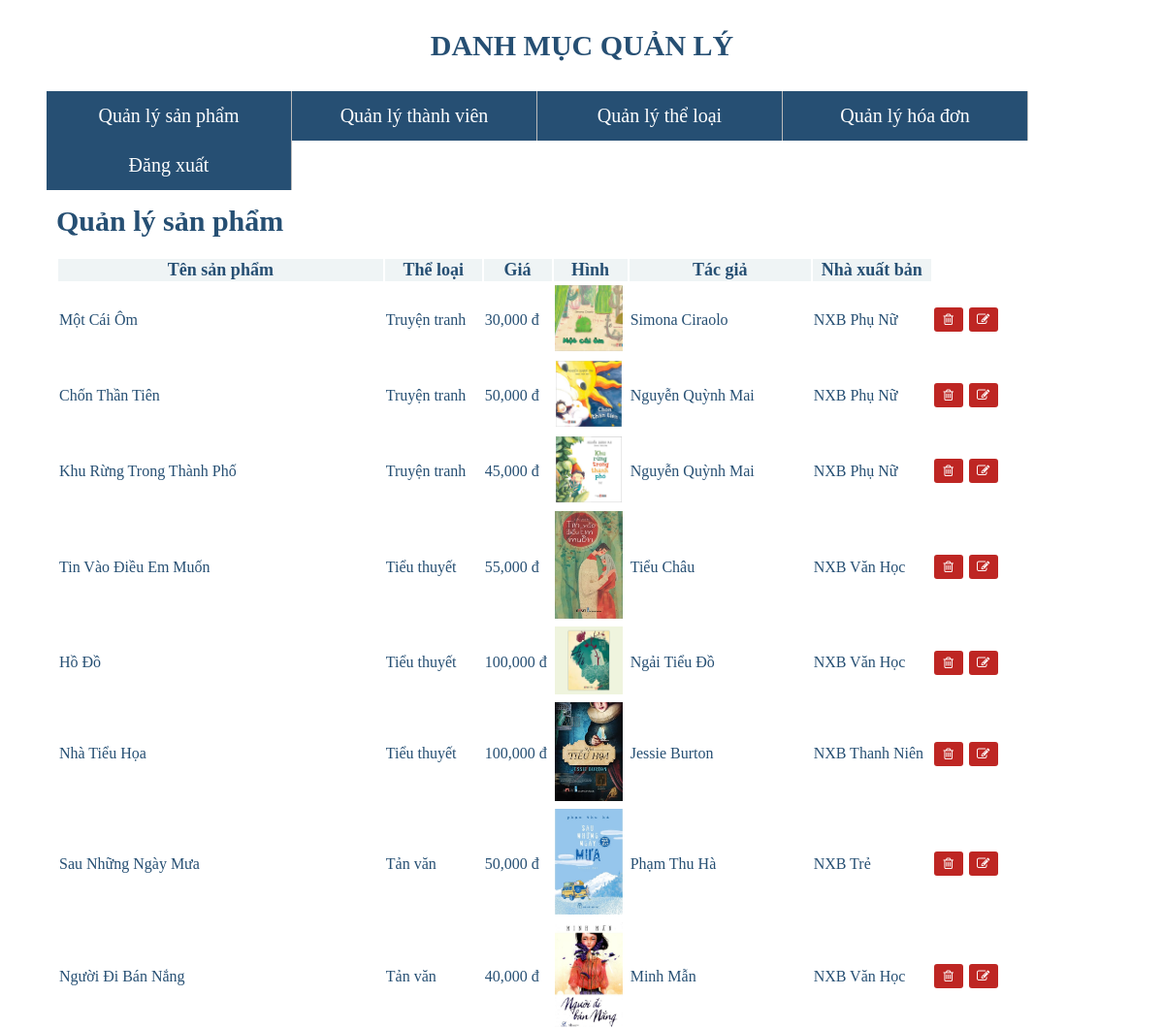
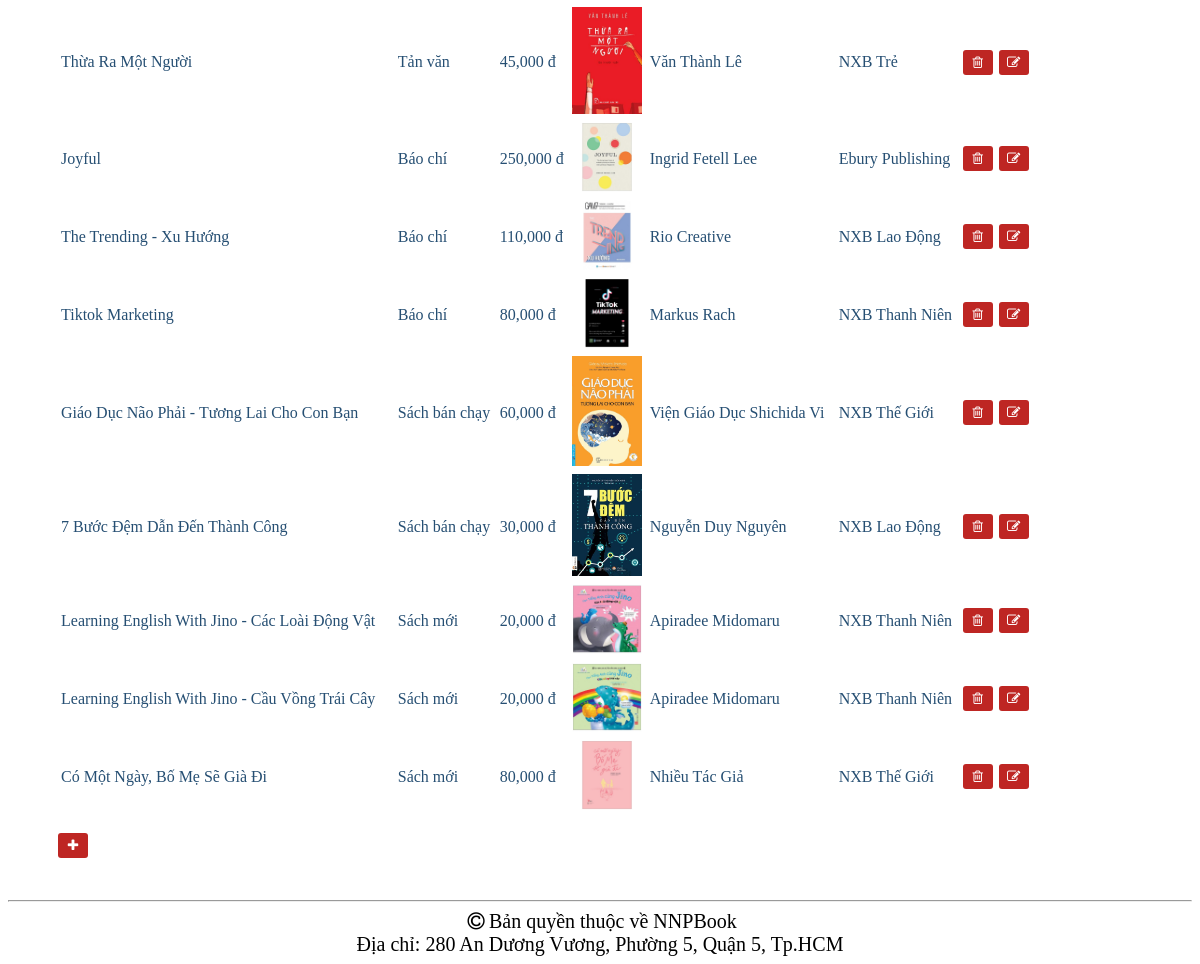
The app's page /admin.php with its own data (2 pictures, top to bottom).
### tables this page shows
CREATE TABLE `sach` (
  `MaSach` int(11) NOT NULL,
  `MaLoai` int(11) NOT NULL,
  `TenSach` varchar(100) NOT NULL,
  `GiaBan` int(11) NOT NULL,
  `GiamGia` int(11) DEFAULT NULL,
  `MoTa` varchar(250) DEFAULT NULL,
  `TacGia` varchar(100) NOT NULL,
  `NXB` varchar(200) NOT NULL,
  `Hinh` varchar(50) NOT NULL
);

CREATE TABLE `loaisach` (
  `MaLoai` int(11) NOT NULL,
  `TenLoai` varchar(50) NOT NULL
);

### Controller/Sach/QuanLy.php (called while the page is built)
<?php
	include_once("Model/Sach.php");
	$Product = new Sach();
	$ret=$Product->GetSachManage();
	include_once("View/Sach/QuanLy.php");
?>

### Model/Sach.php (called while the page is built, shortened)
<?php
include_once("DataProvider.php");
class Sach
{
	private $da;
	function __construct()
	{
		$this->da = new DataProvider();
	}
	function GetSachManage()
	{
		$sql="Select MaSach,TenSach,TenLoai, Hinh, GiaBan,TacGia,NXB from sach p join loaisach c on p.MaLoai=c.MaLoai order by MaSach";
		return $this->da->FetchAll($sql);
	}
}
?>

### Model/DataProvider.php (called while the page is built, shortened)
<?php
class DataProvider
{
	private $link;
	function __construct()
	{
		$this->link=mysqli_connect("localhost","root","","websach");
	}
	function ExecuteQuery($sql)
	{
		mysqli_query($this->link,"set names 'utf8'");
		return mysqli_query($this->link, $sql);
	}
	function FetchAll($sql)
	{
		$result=$this->ExecuteQuery($sql);
		$arr=array();
		while($row= mysqli_fetch_assoc($result))
		{
			$arr[]=$row;
		}
		return $arr;
	}
}
?>

### View/Sach/QuanLy.php (the view)
<div class="article">
	<h2><span><a href="admin.php?mod=Sach&act=QuanLy" style="color: #264F73; font-size: 30px; text-decoration: none;">Quản lý sản phẩm</a></span></h2>
<p>
<table width="90%" style="color: #264F73">
<thead>
        <tr id="thanhcongcu" style="color: #264F73; background-color: #EFF4F5; font-size: 18px;" >
            <th >Tên sản phẩm</th>
            <th >Thể loại</th>
            <th >Giá</th>
            <th class="text-center">Hình</th>
			<th >Tác giả</th>
            <th >Nhà xuất bản</th>
            </tr>
</thead>
<?php
foreach($ret as $row)
{
	echo "<tr><td >";
	echo $row['TenSach']."</td><td>";
	echo $row['TenLoai']."</td><td>";
	echo number_format($row["GiaBan"],0)." đ</td><td>";
	echo "<img src=\"sach/$row[Hinh]\" width=\"70\" /></td><td>";
	echo $row['TacGia']."</td><td>";
	echo $row['NXB']."</td><td>";
echo "<a href=\"admin.php?mod=Sach&act=Xoa&id=$row[MaSach]\" onclick=\"return IsDelete()\"><button type='button' style='background-color: #BE2623; color: white; border: #EFF4F5; border-radius: 3px; width:30px; height: 25px' class='btn btn-danger btn-sm'><i class='fa fa-trash-o' ></i> </button></a></td><td>";
echo "<a href=\"admin.php?mod=Sach&act=Sua&id=$row[MaSach]\"><button type='button' style='background-color: #BE2623; color: white; border: #EFF4F5; border-radius: 3px; width:30px; height: 25px' class='btn btn-danger btn-sm'><i class='fa fa-edit' ></i></button></a>";
echo "</td></tr>";
}
?>
</table>
</p>
<p class="btn-more box noprint"><strong><a href="admin.php?mod=Sach&act=Them" ><button type="button" style='background-color: #BE2623; color: white; border: #EFF4F5; border-radius: 3px; width:30px; height: 25px' class='btn btn-danger btn-sm'><i class='fa fa-plus' ></i></button></a></strong></p>
</div>

### records on screen
sach: TenSach "Một Cái Ôm", MaLoai.TenLoai "Truyện tranh", GiaBan "30,000", Hinh (picture), TacGia "Simona Ciraolo", NXB "NXB Phụ Nữ"
sach: TenSach "Chốn Thần Tiên", MaLoai.TenLoai "Truyện tranh", GiaBan "50,000", Hinh (picture), TacGia "Nguyễn Quỳnh Mai", NXB "NXB Phụ Nữ"
sach: TenSach "Khu Rừng Trong Thành Phố", MaLoai.TenLoai "Truyện tranh", GiaBan "45,000", Hinh (picture), TacGia "Nguyễn Quỳnh Mai", NXB "NXB Phụ Nữ"
sach: TenSach "Tin Vào Điều Em Muốn", MaLoai.TenLoai "Tiểu thuyết", GiaBan "55,000", Hinh (picture), TacGia "Tiểu Châu", NXB "NXB Văn Học"
sach: TenSach "Hồ Đồ", MaLoai.TenLoai "Tiểu thuyết", GiaBan "100,000", Hinh (picture), TacGia "Ngải Tiểu Đồ", NXB "NXB Văn Học"
sach: TenSach "Nhà Tiểu Họa", MaLoai.TenLoai "Tiểu thuyết", GiaBan "100,000", Hinh (picture), TacGia "Jessie Burton", NXB "NXB Thanh Niên"
sach: TenSach "Sau Những Ngày Mưa", MaLoai.TenLoai "Tản văn", GiaBan "50,000", Hinh (picture), TacGia "Phạm Thu Hà", NXB "NXB Trẻ"
sach: TenSach "Người Đi Bán Nắng", MaLoai.TenLoai "Tản văn", GiaBan "40,000", Hinh (picture), TacGia "Minh Mẫn", NXB "NXB Văn Học"
sach: TenSach "Thừa Ra Một Người", MaLoai.TenLoai "Tản văn", GiaBan "45,000", Hinh (picture), TacGia "Văn Thành Lê", NXB "NXB Trẻ"
sach: TenSach "Joyful", MaLoai.TenLoai "Báo chí", GiaBan "250,000", Hinh (picture), TacGia "Ingrid Fetell Lee", NXB "Ebury Publishing"
sach: TenSach "The Trending - Xu Hướng", MaLoai.TenLoai "Báo chí", GiaBan "110,000", Hinh (picture), TacGia "Rio Creative", NXB "NXB Lao Động"
sach: TenSach "Tiktok Marketing", MaLoai.TenLoai "Báo chí", GiaBan "80,000", Hinh (picture), TacGia "Markus Rach", NXB "NXB Thanh Niên"
sach: TenSach "Giáo Dục Não Phải - Tương Lai Cho Con Bạn", MaLoai.TenLoai "Sách bán chạy", GiaBan "60,000", Hinh (picture), TacGia "Viện Giáo Dục Shichida Vi", NXB "NXB Thế Giới"
sach: TenSach "7 Bước Đệm Dẫn Đến Thành Công", MaLoai.TenLoai "Sách bán chạy", GiaBan "30,000", Hinh (picture), TacGia "Nguyễn Duy Nguyên", NXB "NXB Lao Động"
sach: TenSach "Learning English With Jino - Các Loài Động Vật", MaLoai.TenLoai "Sách mới", GiaBan "20,000", Hinh (picture), TacGia "Apiradee Midomaru", NXB "NXB Thanh Niên"
sach: TenSach "Learning English With Jino - Cầu Vồng Trái Cây", MaLoai.TenLoai "Sách mới", GiaBan "20,000", Hinh (picture), TacGia "Apiradee Midomaru", NXB "NXB Thanh Niên"
sach: TenSach "Có Một Ngày, Bố Mẹ Sẽ Già Đi", MaLoai.TenLoai "Sách mới", GiaBan "80,000", Hinh (picture), TacGia "Nhiều Tác Giả", NXB "NXB Thế Giới"
